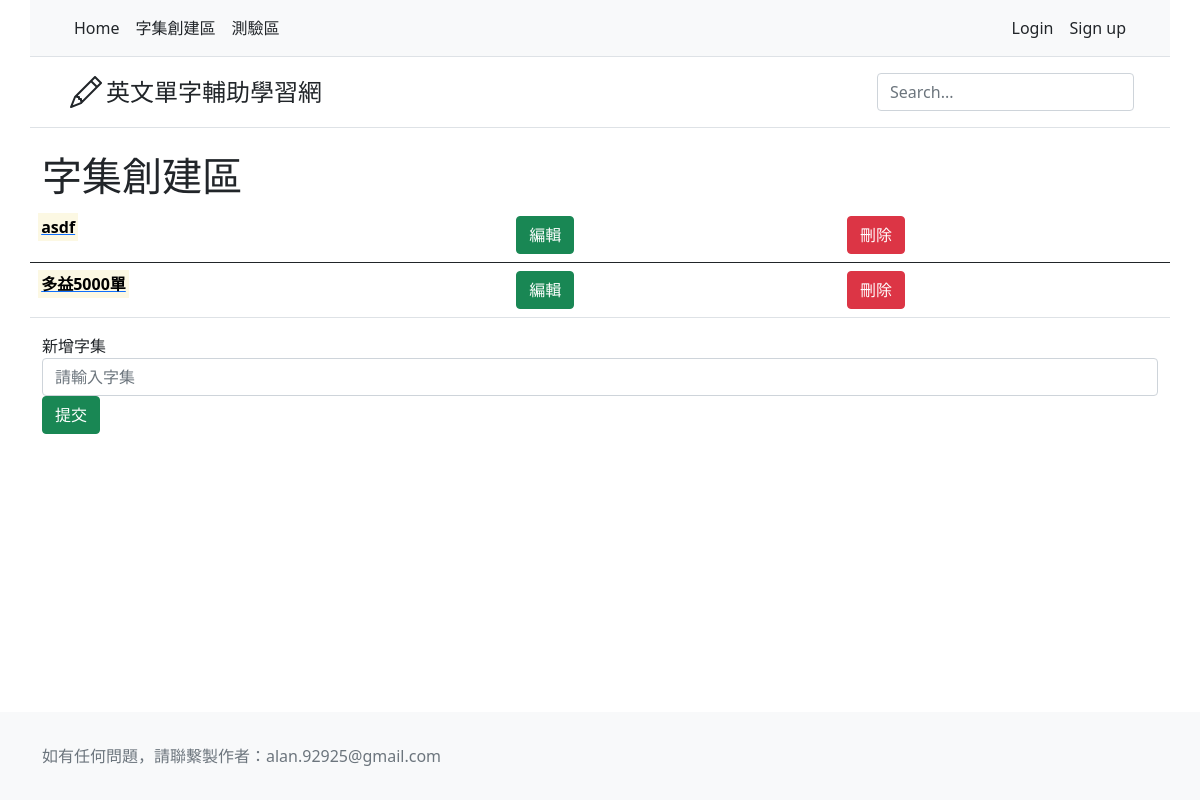
Page /words/WordEditor/ on the earlier database version.
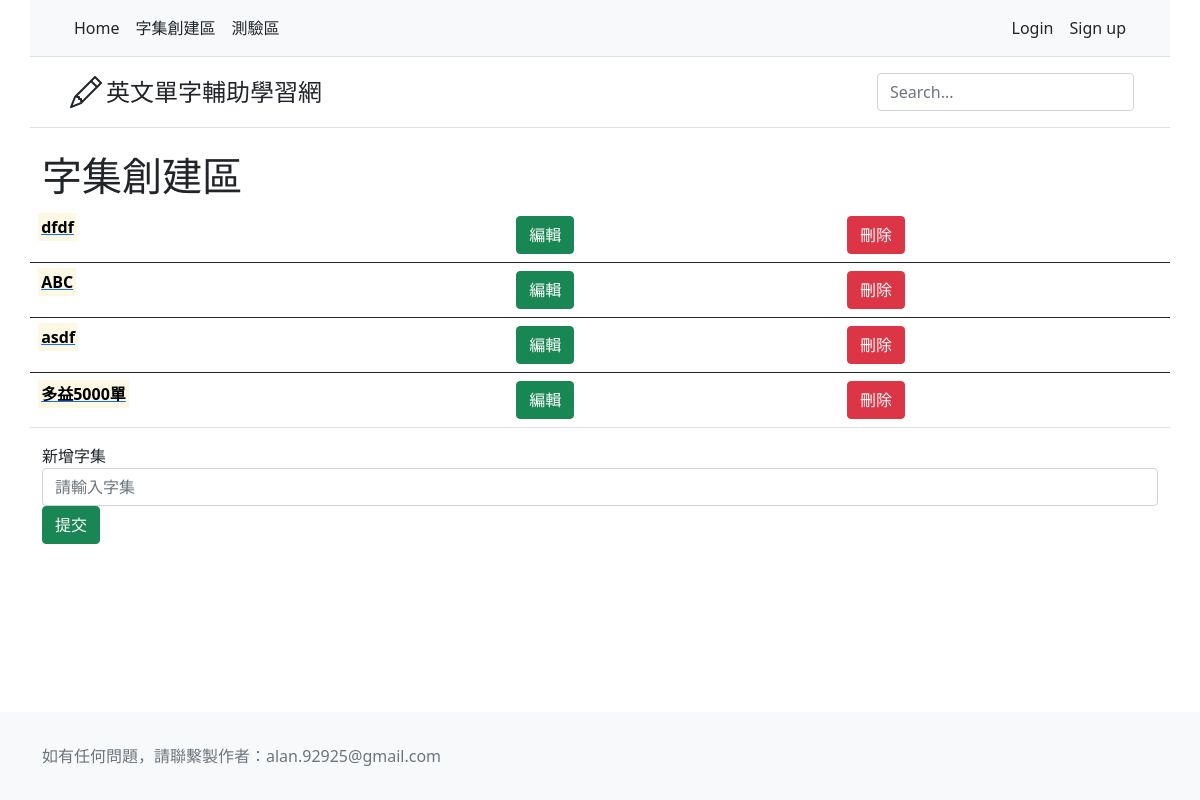
Same page on the later database version.
### words/models.py (models this page shows, shortened)
class CharacterSet(models.Model):
    set_name = models.CharField(max_length = 100)

### words/views.py (the view)
# urls.py: path('WordEditor/', views.CharacterSetEditor, name='CharacterSetEditor'),
def CharacterSetEditor(request):
    CharacterSet_list = CharacterSet.objects.order_by('-pk')
    form =  CharacterSetModelForm()
    context = {
        'CharacterSet_list': CharacterSet_list,
        'form': form
    }
    return render(request, 'words/CharacterSetEditor.html', context)

### words/forms.py
class CharacterSetModelForm(forms.ModelForm):
    class Meta:
        model = CharacterSet
        fields = '__all__'
        widgets = {
            'set_name': forms.TextInput(attrs={'class': 'form-control', 'placeholder': '請輸入字集'})
        }
        labels = {
            'set_name': '新增字集'
        }

### words/templates/words/CharacterSetEditor.html (shortened to what this page needs)
{% extends 'base.html' %}
{% block reference %}
    {% load static %}
{% endblock %}
{% block headmessage %}
<h1>字集創建區</h1>
{% endblock %}
{% block content %}
    {% if CharacterSet_list %}
        <table class = "table">
            {% for CharacterSet in CharacterSet_list %}
                <tbody>
                    <tr>
                        <td><a href="{% url 'words:VocabularyEditor' CharacterSet.pk %}"><strong><mark>{{CharacterSet.set_name}}</mark></strong></a></td>
                        <td id = "{{ CharacterSet.pk }}"><button type = "button" class = "btn btn-success" onclick="editSet(this);">編輯</button></td>
                        <td id = "{{ CharacterSet.pk }}"><button type = "button" class = "btn btn-danger" onclick="delSet(this);">刪除</button></td>
                    </tr>
                </tbody>
            {% endfor %}
        </table>
    {% else %}
        <h5>No CharacterSet are available.</h5>
    {% endif %}
    <form class = "form-inline" action="{% url 'words:AddSet'%}" method="POST">
        <div class = "form-group">
            <label>{{ form.set_name.label }}</label>
            {{ form.set_name }}
        </div>
        <div class = "form-group">
            <button type="submit" class = "btn btn-success">提交</button>
        </div>
    </form>
{% endblock %}

Differences in the rows shown:
added CharacterSet: set_name "dfdf"
added CharacterSet: set_name "ABC"
